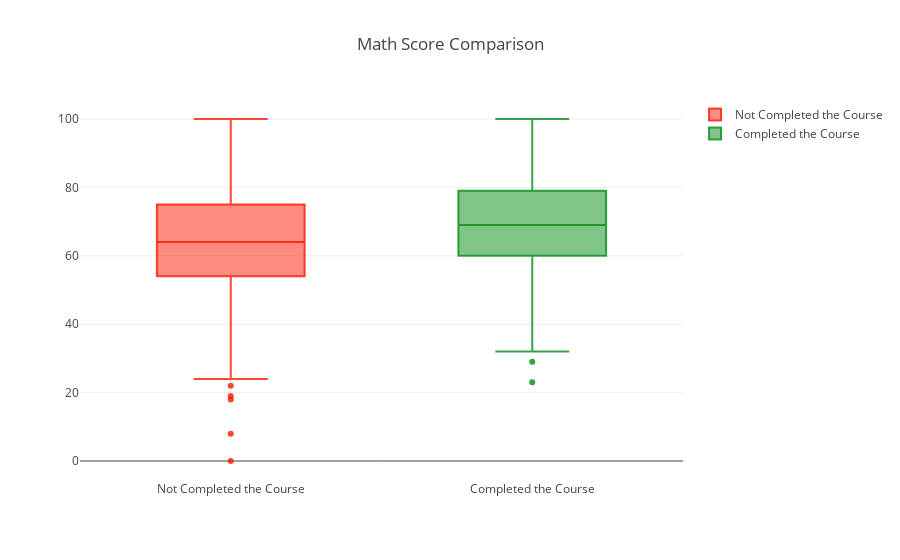

This figure's notebook cell:
### Markdown cell above
### Math Score Comparison btw Test Prep "Completed" Vs "None"

### Code cell
df_none= df[df['test preparation course']=='none']
df_completed=df[df['test preparation course']=='completed']
math_none=df_none['math score']
math_completed=df_completed['math score']
trace1 = go.Box(
     y = math_none,
     name = 'Not Completed the Course',
     marker = dict(color = 'rgba(254,24,0,0.8)')
)
trace2 = go.Box(
     y = math_completed,
     name = 'Completed the Course',
     marker = dict(color = 'rgba(5,140,20,0.8)')
)
data = [trace1,trace2]
layout= go.Layout(title='Math Score Comparison')
fig =go.Figure(data=data, layout=layout)
iplot(fig)

### Figure 1 — Plotly figure (JSON) as saved in the notebook; plotly's stock layout.template omitted (floating-point values rounded to 4 significant figures; data arrays with more than 128 entries replaced by an {"elided": "..."} marker saying what was removed)
{"data": [{"marker": {"color": "rgba(254,24,0,0.8)"}, "name": "Not Completed the Course", "type": "box", "uid": "d20f83c6-2908-11e9-973e-3cf862c2ea5b", "y": {"elided": "642 int values"}}, {"marker": {"color": "rgba(5,140,20,0.8)"}, "name": "Completed the Course", "type": "box", "uid": "d20f83c7-2908-11e9-9160-3cf862c2ea5b", "y": {"elided": "358 int values"}}], "layout": {"title": "Math Score Comparison"}}
